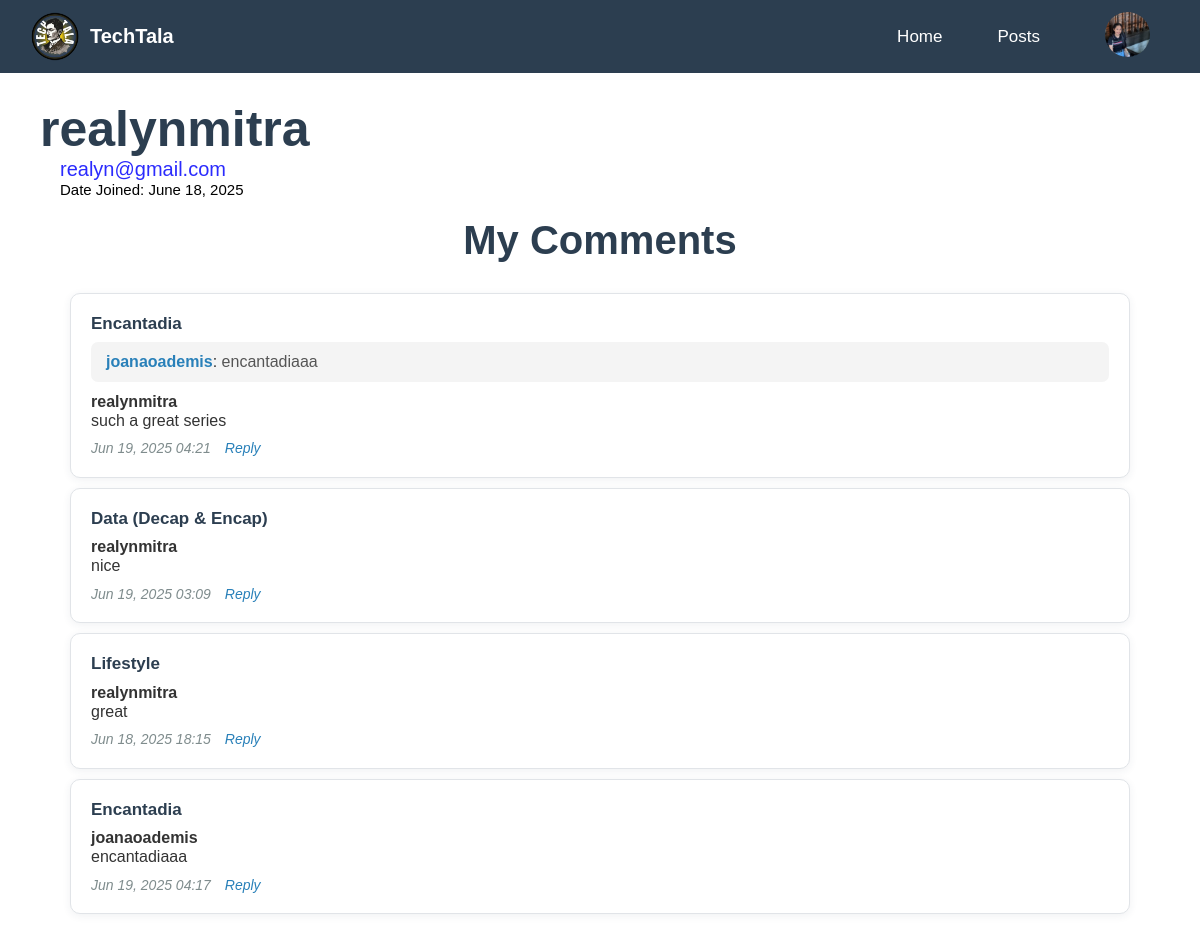
The page /Reader/comments.php (signed in) on the database as committed earlier.
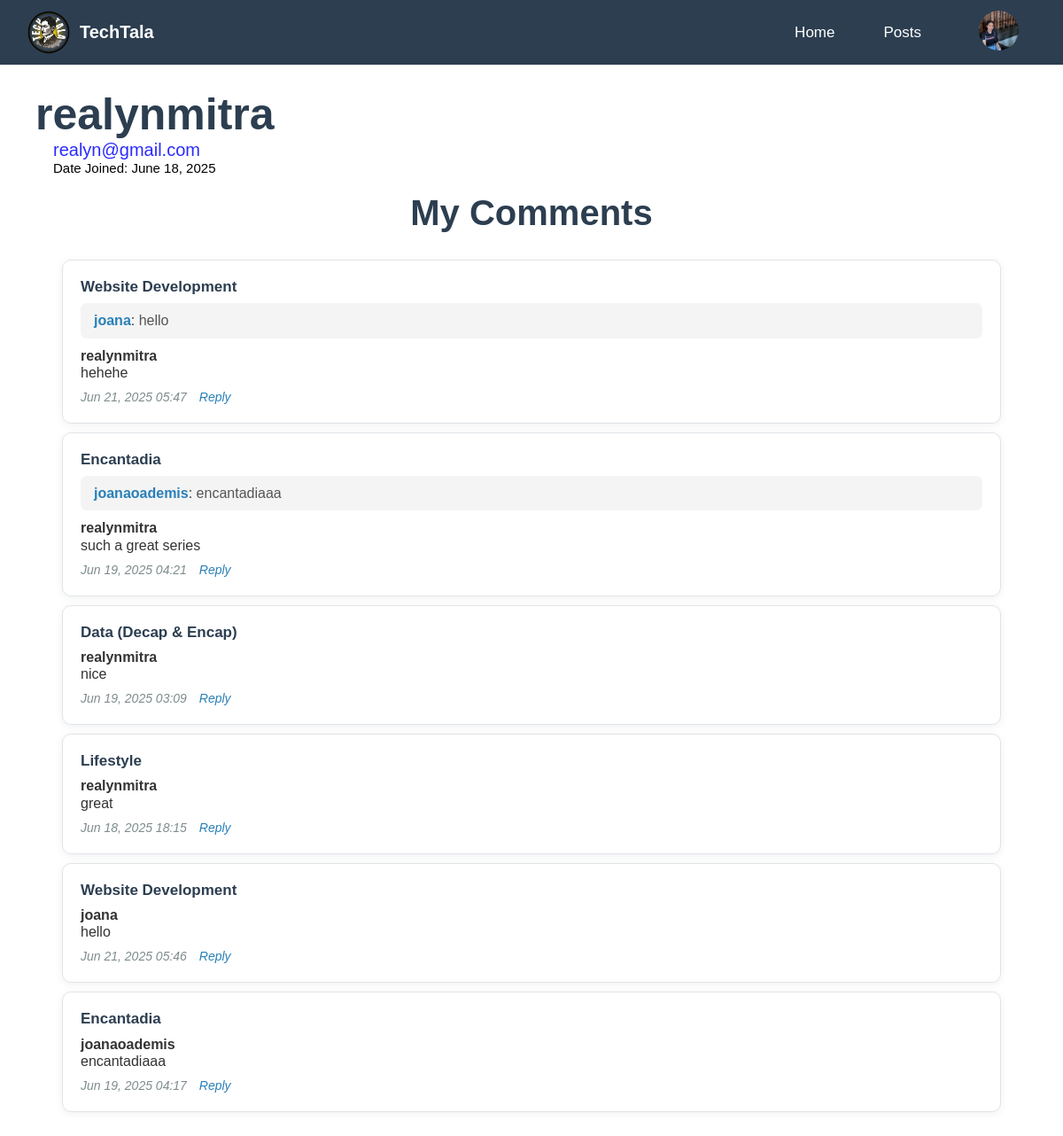
The same page on the database as committed later.
### tables this page shows
CREATE TABLE `comments` (
  `id` int(11) NOT NULL,
  `username` varchar(30) NOT NULL,
  `comment_text` text NOT NULL,
  `created_at` datetime NOT NULL DEFAULT curtime(),
  `users_id` int(11) DEFAULT NULL,
  `post_id` int(11) DEFAULT NULL,
  `parent_id` int(11) DEFAULT NULL
);

CREATE TABLE `post` (
  `id` int(11) NOT NULL,
  `username` varchar(30) NOT NULL,
  `title` varchar(100) NOT NULL,
  `content` text NOT NULL,
  `image` varchar(255) DEFAULT NULL,
  `created_at` datetime NOT NULL DEFAULT curtime(),
  `users_id` int(11) DEFAULT NULL,
  `updated_at` datetime DEFAULT current_timestamp() ON UPDATE current_timestamp(),
  `deleted` tinyint(1) DEFAULT 0,
  `status` varchar(20) DEFAULT 'draft'
);

CREATE TABLE `users` (
  `id` int(11) NOT NULL,
  `username` varchar(30) NOT NULL,
  `pass` varchar(255) NOT NULL,
  `email` varchar(100) NOT NULL,
  `created_at` datetime NOT NULL DEFAULT curtime(),
  `role` varchar(50) DEFAULT NULL,
  `gender` enum('male','female','not-specified') DEFAULT NULL,
  `bio` text DEFAULT NULL,
  `profile_picture` varchar(255) DEFAULT NULL,
  `deleted` tinyint(1) DEFAULT 0,
  `status` enum('active','inactive') NOT NULL DEFAULT 'active'
);

### db.php (called while the page is built, shortened)
<?php
require('db.connect.php');
function executeQuery($sql, $data){
    global $conn;
    $stmt = $conn->prepare($sql);
    if (count($data) > 0) {
        $values = array_values($data);
        $types = str_repeat('s', count($values));
        $stmt->bind_param($types, ...$values);
    }
    $stmt->execute();
    return $stmt;
}
function selectOne($table, $conditions = []){
    $sql = "SELECT * FROM $table";
    $i = 0;
    foreach ($conditions as $key => $value){
        if ($i === 0){
            $sql = $sql . " WHERE $key = ?";
        } else {
            $sql = $sql . " AND $key = ?";
        }
        $i++;
    }
    $sql = $sql . " LIMIT 1";
    $stmt = executeQuery($sql, $conditions);
    $records = $stmt->get_result()->fetch_all(MYSQLI_ASSOC);
    return !empty($records) ? $records[0] : [];
}
?>

### Reader/comments.php (the view, shortened to what the changed rows need)
<?php
include '../db.connect.php';
include '../db.php';
$user_sql = "SELECT username, email, created_at FROM users WHERE id = ?";
if ($stmt = $conn->prepare($user_sql)) {
    $stmt->bind_param("i", $_SESSION['user_id']);
    $stmt->execute();
    $stmt->bind_result($username, $email, $created_at);
}
$comments = [];
$comment_sql = "SELECT c.id, c.post_id, c.parent_id, c.comment_text, c.created_at, c.users_id, u.username, p.title
                FROM comments c
                JOIN users u ON c.users_id = u.id
                JOIN post p ON c.post_id = p.id
                WHERE c.users_id = ?
                ORDER BY c.created_at DESC";
if ($stmt = $conn->prepare($comment_sql)) {
    $stmt->bind_param("i", $_SESSION['user_id']);
    $stmt->execute();
    $stmt->bind_result($id, $post_id, $parent_id, $comment_text, $created_at, $users_id_c, $username, $title);
    while ($stmt->fetch()) {
        $comments[] = [
            'id' => $id,
            'post_id' => $post_id,
            'parent_id' => $parent_id,
            'comment_text' => $comment_text,
            'created_at' => $created_at,
            'users_id' => $users_id_c,
            'username' => $username,
            'title' => $title
        ];
    }
}
$parentIds = [];
foreach ($comments as $c) {
    if (!empty($c['parent_id']) && $c['parent_id'] != 0) {
        $parentIds[] = $c['parent_id'];
    }
}
$parentIds = array_unique($parentIds);
if (!empty($parentIds)) {
    $in = implode(',', array_map('intval', $parentIds));
    $parent_sql = "SELECT c.id, c.post_id, c.parent_id, c.comment_text, c.created_at, c.users_id, u.username, p.title
                   FROM comments c
                   JOIN users u ON c.users_id = u.id
                   JOIN post p ON c.post_id = p.id
                   WHERE c.id IN ($in)
                   ORDER BY c.created_at DESC";
    $result = $conn->query($parent_sql);
    if ($result) {
        while ($row = $result->fetch_assoc()) {
            $alreadyExists = false;
            if (!$alreadyExists) {
                $comments[] = [
                    'id' => $row['id'],
                    'post_id' => $row['post_id'],
                    'parent_id' => $row['parent_id'],
                    'comment_text' => $row['comment_text'],
                    'created_at' => $row['created_at'],
                    'users_id' => $row['users_id'],
                    'username' => $row['username'],
                    'title' => $row['title']
                ];
            }
        }
    }
}
$commentsById = [];
foreach ($comments as $c) {
    $commentsById[$c['id']] = $c;
}
?>
<!DOCTYPE html>
<html lang="en">
<head>
    <link rel="stylesheet" href="comments.css">
</head>
<body>
    <?php include ("header.php")?>
    <div class="main">
        <div class="details">
            <ul>
                <li class="name"><h1><span><?php echo htmlspecialchars($user['username']); ?></span></h1></li>
            </ul>
        </div>
        <h1 class="title">My Comments</h1>
        <div class="comments">
            <ul>
                <?php
                foreach ($comments as $comment) {
                    $postUrl = "postpage.php?id=" . urlencode($comment['post_id']) . "#comment-" . $comment['id'];
                    $isReply = !empty($comment['parent_id']) && isset($commentsById[$comment['parent_id']]);
                    echo '<li style="cursor:pointer;" onclick="window.location.href=\'' . $postUrl . '\'">';
                    echo '<div style="font-size:17px;font-weight:600;color:#2C3E50;margin-bottom:8px;">';
                    echo '<a href="' . $postUrl . '" style="color:#2C3E50;text-decoration:none;">' . htmlspecialchars($comment['title']) . '</a>';
                    echo '</div>';
                    if ($isReply) {
                        $parent = $commentsById[$comment['parent_id']];
                        echo '<div style="background:#f4f4f4;padding:10px 15px;border-radius:7px;margin-bottom:10px;">';
                        echo '<span style="font-weight:600;color:#2980b9;">' . htmlspecialchars($parent['username']) . '</span>: ';
                        echo '<span style="color:#555;">' . htmlspecialchars($parent['comment_text']) . '</span>';
                        echo '</div>';
                    }
                    echo '<strong>' . htmlspecialchars($comment['username']) . '</strong><br>';
                    echo '<span>' . htmlspecialchars($comment['comment_text']) . '</span>';
                    echo '<p>';
                    echo '<span>' . date('M d, Y H:i', strtotime($comment['created_at'])) . '</span>';
                    echo ' <a href="#" style="color:#2980b9;text-decoration:none;font-weight:500;margin-left:10px;">Reply</a>';
                    echo '</p>';
                    echo '</li>';
                }
                ?>
            </ul>
        </div>
    </div>
</body>
</html>

Rows that differ between the two databases and show on the page:
added comments: post.title "Website Development", parent.username "joana", comment_text "hello", users.username "realynmitra", comment_text "hehehe", created_at "Jun 21, 2025 05:47"
added comments: post.title "Website Development", users.username "joana", comment_text "hello", created_at "Jun 21, 2025 05:46"
